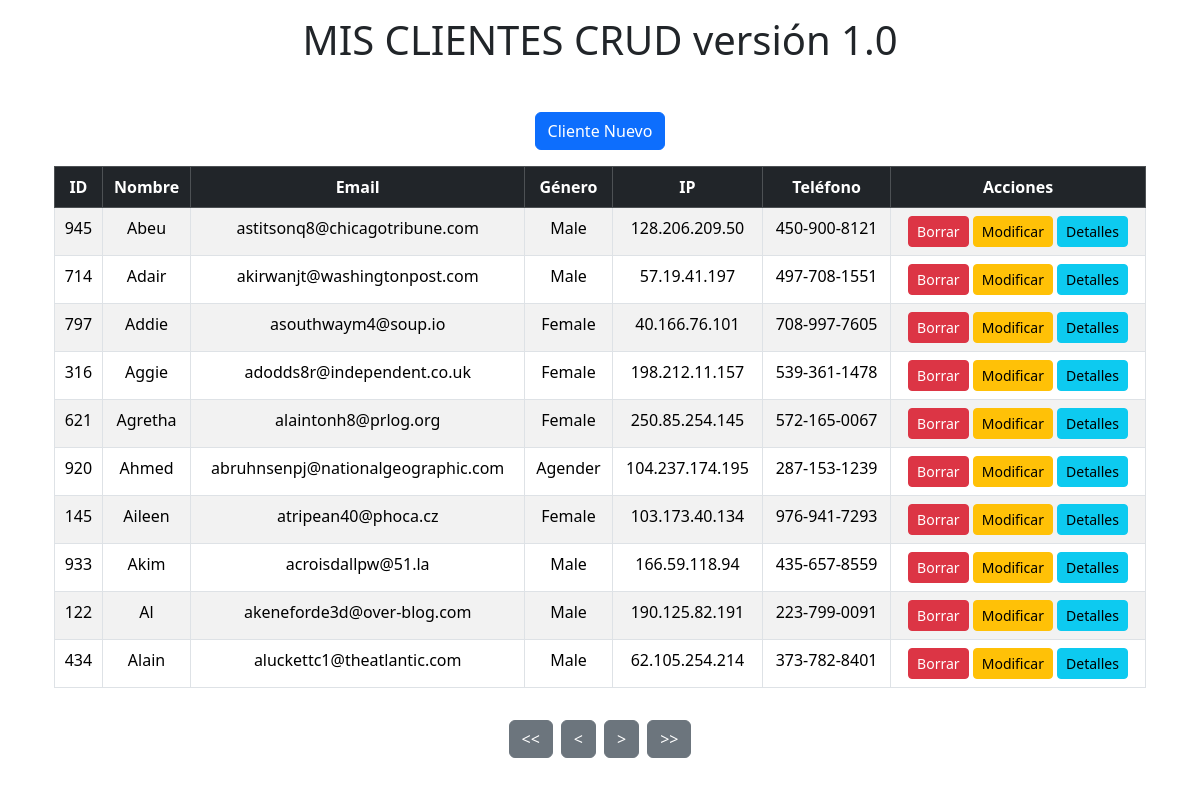
Page /?ordenar=first_name (signed in) on the committed database.
### tables this page shows
create table Clientes (
	id INT(8) auto_increment not null,
	first_name VARCHAR(50),
	last_name VARCHAR(50),
	email VARCHAR(50),
	gender VARCHAR(50),
	ip_address VARCHAR(20),
	telefono VARCHAR(50),
	CONSTRAINT pk_usuarios PRIMARY KEY(id)
);

### app/models/AccesoDatosPDO.php (called while the page is built, shortened)
<?php
class AccesoDatos {
    private static $modelo = null;
    private $dbh = null;
    public static function getModelo(){
        if (self::$modelo == null){
            self::$modelo = new AccesoDatos();
        }
        return self::$modelo;
    }
    private function __construct(){
        try {
            $dsn = "mysql:host=".DB_SERVER.";dbname=".DATABASE.";charset=utf8";
            $this->dbh = new PDO($dsn,DB_USER,DB_PASSWD);
            $this->dbh->setAttribute(PDO::ATTR_ERRMODE, PDO::ERRMODE_EXCEPTION);
        } catch (PDOException $e){
            echo "Error de conexión ".$e->getMessage();
            exit();
        }
    }
public function getClientes($primero, $cuantos, $orden = 'id'): array {
    $tuser = [];
    $query = "SELECT * FROM Clientes ORDER BY $orden LIMIT :primero, :cuantos";
    $stmt_usuarios = $this->dbh->prepare($query);
    $stmt_usuarios->bindValue(':primero', $primero, PDO::PARAM_INT);
    $stmt_usuarios->bindValue(':cuantos', $cuantos, PDO::PARAM_INT);
    $stmt_usuarios->setFetchMode(PDO::FETCH_CLASS, 'Cliente');
    if ($stmt_usuarios->execute()) {
        while ($user = $stmt_usuarios->fetch()) {
            $tuser[] = $user;
        }
    }
    return $tuser;
}
}

### app/models/Cliente.php (called while the page is built, shortened)
<?php
class Cliente {
   function __get($name)
   {
       if ( property_exists($this,$name)){
           return $this->$name;
       }
   }
}

### app/views/list.php (the view)
<div class="container mt-5">
    <form class="mb-3 text-center">
        <button type="submit" name="orden" value="Nuevo" class="btn btn-primary">
            Cliente Nuevo
        </button>
    </form>
    <div class="table-responsive">
        <table class="table table-bordered table-striped table-hover text-center">
            <thead class="table-dark">
                <tr>
                    <th><a href="?ordenar=id" class="text-decoration-none text-white">ID</a></th>
                    <th><a href="?ordenar=first_name" class="text-decoration-none text-white">Nombre</a></th>
                    <th><a href="?ordenar=email" class="text-decoration-none text-white">Email</a></th>
                    <th><a href="?ordenar=gender" class="text-decoration-none text-white">Género</a></th>
                    <th><a href="?ordenar=ip_address" class="text-decoration-none text-white">IP</a></th>
                    <th><a href="?ordenar=telefono" class="text-decoration-none text-white">Teléfono</a></th>
                    <th colspan="1">Acciones</th>
                </tr>
            </thead>
            <tbody>
                <?php foreach ($tclientes as $cli): ?>
                    <tr>
                        <td><?= $cli->id ?></td>
                        <td><?= $cli->first_name ?></td>
                        <td><?= $cli->email ?></td>
                        <td><?= $cli->gender ?></td>
                        <td><?= $cli->ip_address ?></td>
                        <td><?= $cli->telefono ?></td>
                        <td>
                            <a href="#" onclick="confirmarBorrar('<?= $cli->first_name ?>','<?= $cli->id ?>');" class="btn btn-danger btn-sm">
                                Borrar
                            </a>
                            <a href="?orden=Modificar&id=<?= $cli->id ?>" class="btn btn-warning btn-sm">
                                Modificar
                            </a>
                            <a href="?orden=Detalles&id=<?= $cli->id ?>" class="btn btn-info btn-sm">
                                Detalles
                            </a>
                        </td>
                    </tr>
                <?php endforeach; ?>
            </tbody>
        </table>
    </div>
    <form class="d-flex justify-content-center mt-3">
        <button name="nav" value="Primero" class="btn btn-secondary mx-1">
            <<
                </button>
                <button name="nav" value="Anterior" class="btn btn-secondary mx-1">
                    <
                        </button>
                        <button name="nav" value="Siguiente" class="btn btn-secondary mx-1">></button>
                        <button name="nav" value="Ultimo" class="btn btn-secondary mx-1">>></button>
    </form>

### rows in the picture
clientes: id "945", first_name "Abeu", email "astitsonq8@chicagotribune.com", gender "Male", ip_address "128.206.209.50", telefono "450-900-8121"
clientes: id "714", first_name "Adair", email "akirwanjt@washingtonpost.com", gender "Male", ip_address "57.19.41.197", telefono "497-708-1551"
clientes: id "797", first_name "Addie", email "asouthwaym4@soup.io", gender "Female", ip_address "40.166.76.101", telefono "708-997-7605"
clientes: id "316", first_name "Aggie", email "adodds8r@independent.co.uk", gender "Female", ip_address "198.212.11.157", telefono "539-361-1478"
clientes: id "621", first_name "Agretha", email "alaintonh8@prlog.org", gender "Female", ip_address "250.85.254.145", telefono "572-165-0067"
clientes: id "920", first_name "Ahmed", email "abruhnsenpj@nationalgeographic.com", gender "Agender", ip_address "104.237.174.195", telefono "287-153-1239"
clientes: id "145", first_name "Aileen", email "atripean40@phoca.cz", gender "Female", ip_address "103.173.40.134", telefono "976-941-7293"
clientes: id "933", first_name "Akim", email "acroisdallpw@51.la", gender "Male", ip_address "166.59.118.94", telefono "435-657-8559"
clientes: id "122", first_name "Al", email "akeneforde3d@over-blog.com", gender "Male", ip_address "190.125.82.191", telefono "223-799-0091"
clientes: id "434", first_name "Alain", email "aluckettc1@theatlantic.com", gender "Male", ip_address "62.105.254.214", telefono "373-782-8401"
